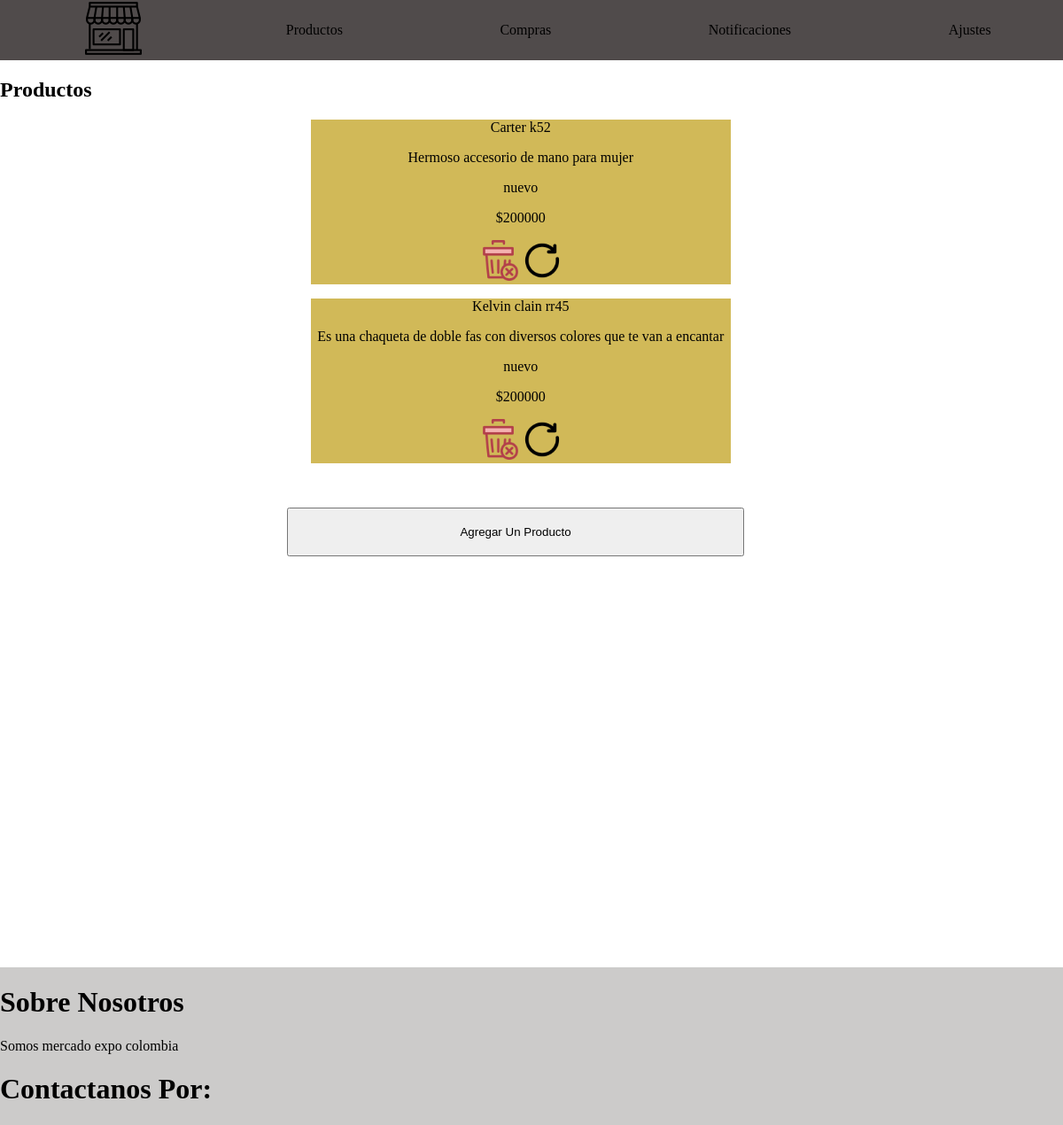
Page /categoria/Rop on the committed database.
### Productos/models.py (models this page shows)
class Productos(models.Model):
    marca=models.CharField(max_length=28, null=True)
    referencia=models.CharField(max_length=28, null=True)
    descripcion=models.TextField(null=True)
    precio=models.IntegerField(null=True)
    estado=models.CharField( max_length=10, null=True)
    categories = models.ManyToManyField(Category)

### clientes/views.py (the view)
# urls.py: path('categoria/<str:category>', categoria, name='categoria'),
def categoria(request, category):
    all_products = Productos.objects.all()
    productos = Productos.objects.filter(categories__code=category)
    return render(request, 'categoria.html', {'all_products': productos, 'category': category})

### tienda_online/Templates/categoria.html (shortened to what this page needs)
{% extends 'base.html' %}
{% load static %}
{% block link %}
<link rel="stylesheet" href="{% static 'css/index.css' %}">
{% endblock link %}
{% block content %}
<div id="productos">
    <h2>Productos</h2>
            {% for producto in all_products %}
            <div id="target">
                <p>{{producto.marca}} {{producto.referencia}}</p>
                <p>{{ producto.descripcion }}</p>
                <p>{{producto.estado}}</p>
                <p>${{ producto.precio }}</p>
                <div id="Img">
                    <a href="{% url 'borrar' producto.id %}" id="link_img">
                        <img src="{% static 'img/eliminar.png' %}" alt="Eliminar">
                    </a>
                    <a href="{% url 'actualizar' producto.id %}"id="link_img">
                    <img src="{% static 'img/actualizar.png' %}" alt="">
                    </a>
                </div>
            </div>
            {% endfor %}
    </div>
</div>
<a href="{% url 'crear' category  %}"><button id="agregar"> Agregar Un Producto </button></a>
{% endblock content %}

### tienda_online/Statics/css/index.css (style rules this page uses)
#agregar { position: relative; top: 50px; left: 27%; width: 43%; padding: 18px; }
#target { background-color: rgb(209, 185, 88); text-align: center; width: 50%; position: relative; left: 37%; }
#productos { width: 79%; }
#Img { display: flex; flex-wrap: wrap; justify-content: center; }
#link_img>img { width: 46px; }

### tienda_online/Statics/css/base.css (style rules this page uses)
body { margin: 0; display: flex; flex-direction: column; flex-wrap: wrap; align-items: stretch; }
a { text-decoration: none; color: black; }

### rows in the picture
Productos: marca "Carter", referencia "k52", descripcion "Hermoso accesorio de mano para mujer", estado "nuevo", precio "200000"
Productos: marca "Kelvin clain", referencia "rr45", descripcion "Es una chaqueta de doble fas con diversos colores que te van a encantar", estado "nuevo", precio "200000"
